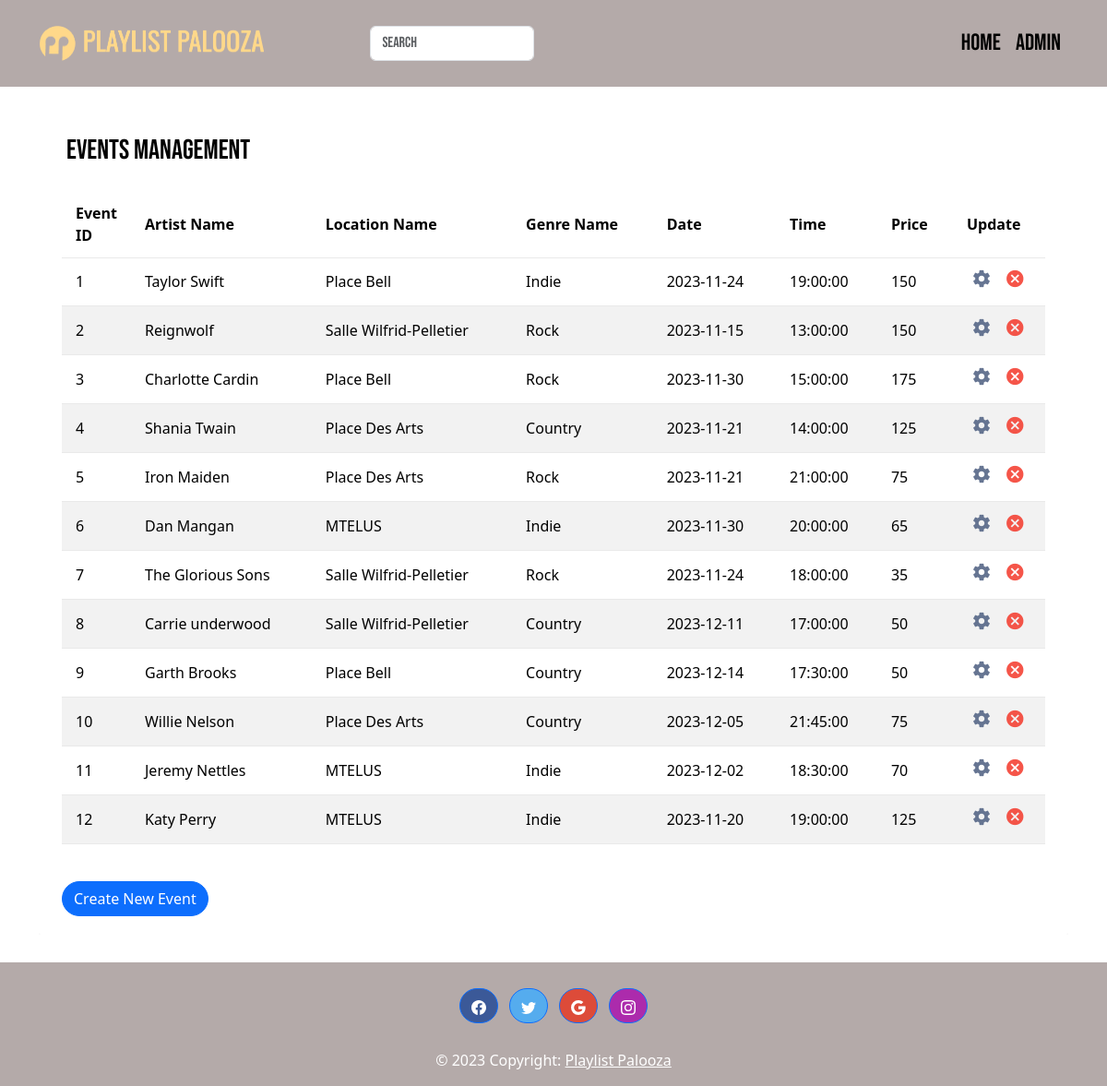
The app's page /PlaylistPalooza/eventsPanel.php with its own data.
### tables this page shows
CREATE TABLE `events` (
  `eventId` int(255) NOT NULL,
  `mainArtistId` int(255) NOT NULL,
  `location_Id` int(255) NOT NULL,
  `musicalGenre` int(255) NOT NULL,
  `date` date NOT NULL,
  `time` time NOT NULL,
  `openerArtistId` int(255) NOT NULL,
  `price` int(255) NOT NULL,
  `numOfTicketsSold` int(255) NOT NULL
);

CREATE TABLE `artist` (
  `artistId` int(255) NOT NULL,
  `artistName` varchar(50) NOT NULL,
  `imageLink` varchar(300) NOT NULL
);

CREATE TABLE `locations` (
  `locationId` int(255) NOT NULL,
  `locationName` varchar(50) NOT NULL,
  `address` varchar(50) NOT NULL,
  `maxCapacity` int(255) NOT NULL
);

CREATE TABLE `genres` (
  `genreId` int(255) NOT NULL,
  `genreName` varchar(15) NOT NULL
);

### PlaylistPalooza/eventsPanel.php (the view, shortened to what this page needs)
<?php
include "includes/adminHeader.php";
include "includes/dbConnect.php";
try {
  $db->setAttribute(PDO::ATTR_ERRMODE, PDO::ERRMODE_EXCEPTION);
  $sql = "SELECT e.eventId, a.artistName, l.locationName, g.genreName, e.date, e.time, e.price FROM events e
          INNER JOIN artist a ON e.mainArtistId = a.artistId
          INNER JOIN locations l ON e.location_Id = l.locationId
          INNER JOIN genres g ON e.musicalGenre = g.genreId";
  $stmt = $db->prepare($sql);
  $stmt->execute();
  $events = $stmt->fetchAll(PDO::FETCH_ASSOC);
} catch (PDOException $e) {
  echo "Error: " . $e->getMessage();
}
?>
<!DOCTYPE html>
<html lang="en">
<head>
  <link rel="stylesheet" href="https://stackpath.bootstrapcdn.com/bootstrap/5.3.2/css/bootstrap.min.css" />
  <link rel="stylesheet" href="https://maxcdn.bootstrapcdn.com/font-awesome/4.7.0/css/font-awesome.min.css" />
  <link rel="stylesheet" href="css/adminPanel.css" />
</head>
<body>
  <div class="container-xl">
    <div class="table-responsive">
      <div class="table-wrapper">
        <div class="table-title">
          <div class="row">
            <h2>Events Management</h2>
          </div>
        </div>
        <table class="table table-striped table-hover">
          <thead>
            <tr>
              <th>Event ID</th>
              <th>Artist Name</th>
              <th>Location Name</th>
              <th>Genre Name</th>
              <th>Date</th>
              <th>Time</th>
              <th>Price</th>
              <th>Update</th>
            </tr>
          </thead>
          <tbody>
            <tr>
              <?php foreach ($events as $event) : ?>
            <tr>
              <td><?php echo $event['eventId']; ?></td>
              <td><?php echo $event['artistName']; ?></td>
              <td><?php echo $event['locationName']; ?></td>
              <td><?php echo $event['genreName']; ?></td>
              <td><?php echo $event['date']; ?></td>
              <td><?php echo $event['time']; ?></td>
              <td><?php echo $event['price']; ?></td>
              <td>
                <a href="edit_events.php?id=<?php echo $event['eventId']; ?>" class="edit" title="Edit" data-toggle="tooltip"><i class="material-icons">&#xE8B8;</i>
                </a>
                <a href="delete_events.php?id=<?php echo $event['eventId']; ?>" class="delete" title="Delete" data-toggle="tooltip"><i class="material-icons">&#xE5C9;</i>
                </a>
              </td>
            </tr>
          <?php endforeach; ?>
          </tbody>
        </table>
        <br />
        <a href="create_event.php" class="btn btn-primary ml-auto">Create New Event</a>
      </div>
    </div>
  </div>
</body>
</html>

### PlaylistPalooza/css/styles.css (style rules this page uses)
html, body { height: 100% !important; margin: 0; }
body { display: flex; flex-direction: column; justify-content: space-between; }
.btn-primary { border-radius: 25px !important; }

### PlaylistPalooza/css/adminPanel.css (style rules this page uses)
body { color: #566787; font-family: "Montserrat"; font-size: 13px; }
.table-responsive { margin: 30px 0; }
.table-wrapper { min-width: 1000px; background: #fff; padding: 20px 25px; border-radius: 3px; box-shadow: 0 1px 1px rgba(0, 0, 0, 0.05); }
.table-title { padding-bottom: 15px; color: black; padding: 16px 30px; margin: -20px -25px 10px; border-radius: 3px 3px 0 0; font-family: bebas neue; }
.table-title h2 { margin: 5px 0 0; font-size: 30px; }
table.table tr th, table.table tr td { border-color: #e9e9e9; padding: 12px 15px; vertical-align: middle; }
table.table tr th:first-child { width: 60px; }
table.table tr th:last-child { width: 100px; }
table.table-striped tbody tr:nth-of-type(odd) { background-color: #fcfcfc; }
table.table td:last-child i { opacity: 0.9; font-size: 22px; margin: 0 5px; }
table.table td a { font-weight: bold; color: #566787; display: inline-block; text-decoration: none; }
table.table td a.delete { color: #f44336; }
table.table td i { font-size: 19px; }

### records on screen
events: eventId "1", mainArtistId.artistName "Taylor Swift", location_Id.locationName "Place Bell", musicalGenre.genreName "Indie", date "2023-11-24", time "19:00:00", price "150"
events: eventId "2", mainArtistId.artistName "Reignwolf", location_Id.locationName "Salle Wilfrid-Pelletier", musicalGenre.genreName "Rock", date "2023-11-15", time "13:00:00", price "150"
events: eventId "3", mainArtistId.artistName "Charlotte Cardin", location_Id.locationName "Place Bell", musicalGenre.genreName "Rock", date "2023-11-30", time "15:00:00", price "175"
events: eventId "4", mainArtistId.artistName "Shania Twain", location_Id.locationName "Place Des Arts", musicalGenre.genreName "Country", date "2023-11-21", time "14:00:00", price "125"
events: eventId "5", mainArtistId.artistName "Iron Maiden", location_Id.locationName "Place Des Arts", musicalGenre.genreName "Rock", date "2023-11-21", time "21:00:00", price "75"
events: eventId "6", mainArtistId.artistName "Dan Mangan", location_Id.locationName "MTELUS", musicalGenre.genreName "Indie", date "2023-11-30", time "20:00:00", price "65"
events: eventId "7", mainArtistId.artistName "The Glorious Sons", location_Id.locationName "Salle Wilfrid-Pelletier", musicalGenre.genreName "Rock", date "2023-11-24", time "18:00:00", price "35"
events: eventId "8", mainArtistId.artistName "Carrie underwood", location_Id.locationName "Salle Wilfrid-Pelletier", musicalGenre.genreName "Country", date "2023-12-11", time "17:00:00", price "50"
events: eventId "9", mainArtistId.artistName "Garth Brooks", location_Id.locationName "Place Bell", musicalGenre.genreName "Country", date "2023-12-14", time "17:30:00", price "50"
events: eventId "10", mainArtistId.artistName "Willie Nelson", location_Id.locationName "Place Des Arts", musicalGenre.genreName "Country", date "2023-12-05", time "21:45:00", price "75"
events: eventId "11", mainArtistId.artistName "Jeremy Nettles", location_Id.locationName "MTELUS", musicalGenre.genreName "Indie", date "2023-12-02", time "18:30:00", price "70"
events: eventId "12", mainArtistId.artistName "Katy Perry", location_Id.locationName "MTELUS", musicalGenre.genreName "Indie", date "2023-11-20", time "19:00:00", price "125"
